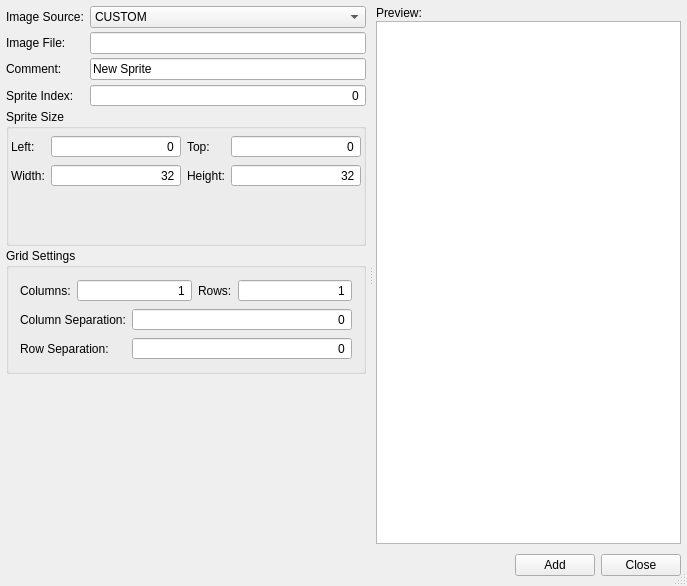
<?xml version="1.0" encoding="UTF-8"?>
<ui version="4.0">
 <class>AniEditorAddSpriteClass</class>
 <widget class="QDialog" name="AniEditorAddSpriteClass">
  <property name="geometry">
   <rect>
    <x>0</x>
    <y>0</y>
    <width>687</width>
    <height>586</height>
   </rect>
  </property>
  <property name="windowTitle">
   <string>Add Sprites</string>
  </property>
  <property name="sizeGripEnabled">
   <bool>true</bool>
  </property>
  <layout class="QVBoxLayout" name="verticalLayout_4">
   <property name="spacing">
    <number>2</number>
   </property>
   <property name="leftMargin">
    <number>2</number>
   </property>
   <property name="topMargin">
    <number>2</number>
   </property>
   <property name="rightMargin">
    <number>2</number>
   </property>
   <property name="bottomMargin">
    <number>2</number>
   </property>
   <item>
    <widget class="QSplitter" name="splitter">
     <property name="orientation">
      <enum>Qt::Orientation::Horizontal</enum>
     </property>
     <property name="handleWidth">
      <number>2</number>
     </property>
     <widget class="QWidget" name="widget_3" native="true">
      <layout class="QVBoxLayout" name="verticalLayout">
       <property name="spacing">
        <number>2</number>
       </property>
       <property name="leftMargin">
        <number>4</number>
       </property>
       <property name="topMargin">
        <number>4</number>
       </property>
       <property name="rightMargin">
        <number>4</number>
       </property>
       <property name="bottomMargin">
        <number>4</number>
       </property>
       <item>
        <widget class="QWidget" name="widget" native="true">
         <property name="sizePolicy">
          <sizepolicy hsizetype="Preferred" vsizetype="Maximum">
           <horstretch>0</horstretch>
           <verstretch>0</verstretch>
          </sizepolicy>
         </property>
         <layout class="QFormLayout" name="formLayout">
          <property name="verticalSpacing">
           <number>4</number>
          </property>
          <property name="leftMargin">
           <number>0</number>
          </property>
          <property name="topMargin">
           <number>0</number>
          </property>
          <property name="rightMargin">
           <number>0</number>
          </property>
          <property name="bottomMargin">
           <number>0</number>
          </property>
          <item row="0" column="0">
           <widget class="QLabel" name="imageSourceLabel">
            <property name="text">
             <string>Image Source:</string>
            </property>
           </widget>
          </item>
          <item row="0" column="1">
           <widget class="QComboBox" name="imageSourceComboBox">
            <item>
             <property name="text">
              <string>CUSTOM</string>
             </property>
            </item>
            <item>
             <property name="text">
              <string>SPRITES</string>
             </property>
            </item>
            <item>
             <property name="text">
              <string>BODY</string>
             </property>
            </item>
            <item>
             <property name="text">
              <string>HEAD</string>
             </property>
            </item>
            <item>
             <property name="text">
              <string>SWORD</string>
             </property>
            </item>
            <item>
             <property name="text">
              <string>SHIELD</string>
             </property>
            </item>
            <item>
             <property name="text">
              <string>HORSE</string>
             </property>
            </item>
            <item>
             <property name="text">
              <string>PICS</string>
             </property>
            </item>
            <item>
             <property name="text">
              <string>ATTR1</string>
             </property>
            </item>
            <item>
             <property name="text">
              <string>ATTR2</string>
             </property>
            </item>
            <item>
             <property name="text">
              <string>ATTR3</string>
             </property>
            </item>
            <item>
             <property name="text">
              <string>ATTR4</string>
             </property>
            </item>
            <item>
             <property name="text">
              <string>ATTR5</string>
             </property>
            </item>
            <item>
             <property name="text">
              <string>ATTR6</string>
             </property>
            </item>
            <item>
             <property name="text">
              <string>ATTR7</string>
             </property>
            </item>
            <item>
             <property name="text">
              <string>ATTR8</string>
             </property>
            </item>
            <item>
             <property name="text">
              <string>ATTR9</string>
             </property>
            </item>
            <item>
             <property name="text">
              <string>ATTR10</string>
             </property>
            </item>
            <item>
             <property name="text">
              <string>PARAM1</string>
             </property>
            </item>
            <item>
             <property name="text">
              <string>PARAM2</string>
             </property>
            </item>
            <item>
             <property name="text">
              <string>PARAM3</string>
             </property>
            </item>
            <item>
             <property name="text">
              <string>PARAM4</string>
             </property>
            </item>
            <item>
             <property name="text">
              <string>PARAM5</string>
             </property>
            </item>
            <item>
             <property name="text">
              <string>PARAM6</string>
             </property>
            </item>
            <item>
             <property name="text">
              <string>PARAM7</string>
             </property>
            </item>
            <item>
             <property name="text">
              <string>PARAM8</string>
             </property>
            </item>
            <item>
             <property name="text">
              <string>PARAM9</string>
             </property>
            </item>
            <item>
             <property name="text">
              <string>PARAM10</string>
             </property>
            </item>
           </widget>
          </item>
          <item row="1" column="0">
           <widget class="QLabel" name="imageFileLabel">
            <property name="text">
             <string>Image File:</string>
            </property>
           </widget>
          </item>
          <item row="1" column="1">
           <widget class="QLineEdit" name="imageFileLineEdit"/>
          </item>
          <item row="2" column="0">
           <widget class="QLabel" name="commentLabel">
            <property name="text">
             <string>Comment:</string>
            </property>
           </widget>
          </item>
          <item row="2" column="1">
           <widget class="QLineEdit" name="commentLineEdit">
            <property name="text">
             <string>New Sprite</string>
            </property>
           </widget>
          </item>
          <item row="3" column="0">
           <widget class="QLabel" name="spriteIndexLabel">
            <property name="text">
             <string>Sprite Index:</string>
            </property>
           </widget>
          </item>
          <item row="3" column="1">
           <widget class="QSpinBox" name="spiteIndexSpinBox">
            <property name="alignment">
             <set>Qt::AlignmentFlag::AlignRight|Qt::AlignmentFlag::AlignTrailing|Qt::AlignmentFlag::AlignVCenter</set>
            </property>
            <property name="buttonSymbols">
             <enum>QAbstractSpinBox::ButtonSymbols::NoButtons</enum>
            </property>
            <property name="minimum">
             <number>-9999999</number>
            </property>
            <property name="maximum">
             <number>99999999</number>
            </property>
           </widget>
          </item>
         </layout>
        </widget>
       </item>
       <item>
        <widget class="QGroupBox" name="groupBox">
         <property name="title">
          <string>Sprite Size</string>
         </property>
         <layout class="QVBoxLayout" name="verticalLayout_2">
          <property name="spacing">
           <number>2</number>
          </property>
          <property name="leftMargin">
           <number>2</number>
          </property>
          <property name="topMargin">
           <number>6</number>
          </property>
          <property name="rightMargin">
           <number>2</number>
          </property>
          <property name="bottomMargin">
           <number>2</number>
          </property>
          <item>
           <layout class="QGridLayout" name="gridLayout">
            <item row="0" column="2">
             <widget class="QSpinBox" name="leftSpinBox">
              <property name="alignment">
               <set>Qt::AlignmentFlag::AlignRight|Qt::AlignmentFlag::AlignTrailing|Qt::AlignmentFlag::AlignVCenter</set>
              </property>
              <property name="buttonSymbols">
               <enum>QAbstractSpinBox::ButtonSymbols::NoButtons</enum>
              </property>
              <property name="maximum">
               <number>9999999</number>
              </property>
             </widget>
            </item>
            <item row="0" column="3">
             <widget class="QLabel" name="label_2">
              <property name="sizePolicy">
               <sizepolicy hsizetype="Maximum" vsizetype="Preferred">
                <horstretch>0</horstretch>
                <verstretch>0</verstretch>
               </sizepolicy>
              </property>
              <property name="text">
               <string>Top:</string>
              </property>
             </widget>
            </item>
            <item row="0" column="1">
             <widget class="QLabel" name="label">
              <property name="sizePolicy">
               <sizepolicy hsizetype="Maximum" vsizetype="Preferred">
                <horstretch>0</horstretch>
                <verstretch>0</verstretch>
               </sizepolicy>
              </property>
              <property name="text">
               <string>Left:</string>
              </property>
             </widget>
            </item>
            <item row="0" column="4">
             <widget class="QSpinBox" name="topSpinBox">
              <property name="alignment">
               <set>Qt::AlignmentFlag::AlignRight|Qt::AlignmentFlag::AlignTrailing|Qt::AlignmentFlag::AlignVCenter</set>
              </property>
              <property name="buttonSymbols">
               <enum>QAbstractSpinBox::ButtonSymbols::NoButtons</enum>
              </property>
              <property name="maximum">
               <number>9999999</number>
              </property>
             </widget>
            </item>
            <item row="1" column="1">
             <widget class="QLabel" name="label_3">
              <property name="sizePolicy">
               <sizepolicy hsizetype="Maximum" vsizetype="Preferred">
                <horstretch>0</horstretch>
                <verstretch>0</verstretch>
               </sizepolicy>
              </property>
              <property name="text">
               <string>Width:</string>
              </property>
             </widget>
            </item>
            <item row="1" column="2">
             <widget class="QSpinBox" name="widthSpinBox">
              <property name="alignment">
               <set>Qt::AlignmentFlag::AlignRight|Qt::AlignmentFlag::AlignTrailing|Qt::AlignmentFlag::AlignVCenter</set>
              </property>
              <property name="buttonSymbols">
               <enum>QAbstractSpinBox::ButtonSymbols::NoButtons</enum>
              </property>
              <property name="maximum">
               <number>9999999</number>
              </property>
              <property name="value">
               <number>32</number>
              </property>
             </widget>
            </item>
            <item row="1" column="3">
             <widget class="QLabel" name="label_4">
              <property name="sizePolicy">
               <sizepolicy hsizetype="Maximum" vsizetype="Preferred">
                <horstretch>0</horstretch>
                <verstretch>0</verstretch>
               </sizepolicy>
              </property>
              <property name="text">
               <string>Height:</string>
              </property>
             </widget>
            </item>
            <item row="1" column="4">
             <widget class="QSpinBox" name="heightSpinBox">
              <property name="alignment">
               <set>Qt::AlignmentFlag::AlignRight|Qt::AlignmentFlag::AlignTrailing|Qt::AlignmentFlag::AlignVCenter</set>
              </property>
              <property name="buttonSymbols">
               <enum>QAbstractSpinBox::ButtonSymbols::NoButtons</enum>
              </property>
              <property name="maximum">
               <number>9999999</number>
              </property>
              <property name="value">
               <number>32</number>
              </property>
             </widget>
            </item>
           </layout>
          </item>
          <item>
           <widget class="QWidget" name="widget_5" native="true">
            <property name="minimumSize">
             <size>
              <width>0</width>
              <height>32</height>
             </size>
            </property>
            <layout class="QHBoxLayout" name="horizontalLayout_2">
             <property name="spacing">
              <number>2</number>
             </property>
             <property name="leftMargin">
              <number>0</number>
             </property>
             <property name="topMargin">
              <number>0</number>
             </property>
             <property name="rightMargin">
              <number>0</number>
             </property>
             <property name="bottomMargin">
              <number>0</number>
             </property>
             <item>
              <spacer name="horizontalSpacer_2">
               <property name="orientation">
                <enum>Qt::Orientation::Horizontal</enum>
               </property>
               <property name="sizeHint" stdset="0">
                <size>
                 <width>269</width>
                 <height>20</height>
                </size>
               </property>
              </spacer>
             </item>
             <item>
              <widget class="QToolButton" name="magicWandButton">
               <property name="toolTip">
                <string>Auto Detect Sprite</string>
               </property>
               <property name="text">
                <string/>
               </property>
               <property name="icon">
                <iconset resource="../../Resources/MainWindow.qrc">
                 <normaloff>:/MainWindow/icons/tinycolor/icons8-magic-wand-16.png</normaloff>:/MainWindow/icons/tinycolor/icons8-magic-wand-16.png</iconset>
               </property>
               <property name="checkable">
                <bool>true</bool>
               </property>
               <property name="autoRaise">
                <bool>true</bool>
               </property>
              </widget>
             </item>
            </layout>
           </widget>
          </item>
          <item>
           <spacer name="verticalSpacer_2">
            <property name="orientation">
             <enum>Qt::Orientation::Vertical</enum>
            </property>
            <property name="sizeType">
             <enum>QSizePolicy::Policy::Fixed</enum>
            </property>
            <property name="sizeHint" stdset="0">
             <size>
              <width>20</width>
              <height>20</height>
             </size>
            </property>
           </spacer>
          </item>
         </layout>
        </widget>
       </item>
       <item>
        <widget class="QGroupBox" name="groupBox_2">
         <property name="title">
          <string>Grid Settings</string>
         </property>
         <layout class="QVBoxLayout" name="verticalLayout_5">
          <item>
           <layout class="QGridLayout" name="gridLayout_2">
            <item row="0" column="2">
             <widget class="QLabel" name="label_6">
              <property name="sizePolicy">
               <sizepolicy hsizetype="Maximum" vsizetype="Preferred">
                <horstretch>0</horstretch>
                <verstretch>0</verstretch>
               </sizepolicy>
              </property>
              <property name="text">
               <string>Columns:</string>
              </property>
             </widget>
            </item>
            <item row="0" column="3">
             <widget class="QSpinBox" name="gridColumnsSpinBox">
              <property name="alignment">
               <set>Qt::AlignmentFlag::AlignRight|Qt::AlignmentFlag::AlignTrailing|Qt::AlignmentFlag::AlignVCenter</set>
              </property>
              <property name="buttonSymbols">
               <enum>QAbstractSpinBox::ButtonSymbols::NoButtons</enum>
              </property>
              <property name="minimum">
               <number>1</number>
              </property>
              <property name="maximum">
               <number>9999</number>
              </property>
              <property name="value">
               <number>1</number>
              </property>
             </widget>
            </item>
            <item row="0" column="4">
             <widget class="QLabel" name="label_5">
              <property name="sizePolicy">
               <sizepolicy hsizetype="Maximum" vsizetype="Preferred">
                <horstretch>0</horstretch>
                <verstretch>0</verstretch>
               </sizepolicy>
              </property>
              <property name="text">
               <string>Rows:</string>
              </property>
             </widget>
            </item>
            <item row="0" column="5">
             <widget class="QSpinBox" name="gridRowsSpinBox">
              <property name="alignment">
               <set>Qt::AlignmentFlag::AlignRight|Qt::AlignmentFlag::AlignTrailing|Qt::AlignmentFlag::AlignVCenter</set>
              </property>
              <property name="buttonSymbols">
               <enum>QAbstractSpinBox::ButtonSymbols::NoButtons</enum>
              </property>
              <property name="minimum">
               <number>1</number>
              </property>
              <property name="maximum">
               <number>9999</number>
              </property>
              <property name="value">
               <number>1</number>
              </property>
             </widget>
            </item>
           </layout>
          </item>
          <item>
           <layout class="QGridLayout" name="gridLayout_4">
            <item row="0" column="0">
             <widget class="QLabel" name="label_7">
              <property name="sizePolicy">
               <sizepolicy hsizetype="Maximum" vsizetype="Preferred">
                <horstretch>0</horstretch>
                <verstretch>0</verstretch>
               </sizepolicy>
              </property>
              <property name="text">
               <string>Column Separation:</string>
              </property>
             </widget>
            </item>
            <item row="0" column="1">
             <widget class="QSpinBox" name="columnSeparationSpinBox">
              <property name="alignment">
               <set>Qt::AlignmentFlag::AlignRight|Qt::AlignmentFlag::AlignTrailing|Qt::AlignmentFlag::AlignVCenter</set>
              </property>
              <property name="buttonSymbols">
               <enum>QAbstractSpinBox::ButtonSymbols::NoButtons</enum>
              </property>
              <property name="maximum">
               <number>99999</number>
              </property>
             </widget>
            </item>
            <item row="1" column="0">
             <widget class="QLabel" name="label_8">
              <property name="sizePolicy">
               <sizepolicy hsizetype="Maximum" vsizetype="Preferred">
                <horstretch>0</horstretch>
                <verstretch>0</verstretch>
               </sizepolicy>
              </property>
              <property name="text">
               <string>Row Separation:</string>
              </property>
             </widget>
            </item>
            <item row="1" column="1">
             <widget class="QSpinBox" name="rowSeparationSpinBox">
              <property name="alignment">
               <set>Qt::AlignmentFlag::AlignRight|Qt::AlignmentFlag::AlignTrailing|Qt::AlignmentFlag::AlignVCenter</set>
              </property>
              <property name="buttonSymbols">
               <enum>QAbstractSpinBox::ButtonSymbols::NoButtons</enum>
              </property>
              <property name="maximum">
               <number>99999</number>
              </property>
             </widget>
            </item>
           </layout>
          </item>
         </layout>
        </widget>
       </item>
       <item>
        <spacer name="verticalSpacer">
         <property name="orientation">
          <enum>Qt::Orientation::Vertical</enum>
         </property>
         <property name="sizeHint" stdset="0">
          <size>
           <width>20</width>
           <height>40</height>
          </size>
         </property>
        </spacer>
       </item>
      </layout>
     </widget>
     <widget class="QWidget" name="widget_2" native="true">
      <layout class="QVBoxLayout" name="verticalLayout_3">
       <property name="spacing">
        <number>1</number>
       </property>
       <property name="leftMargin">
        <number>4</number>
       </property>
       <property name="topMargin">
        <number>4</number>
       </property>
       <property name="rightMargin">
        <number>4</number>
       </property>
       <property name="bottomMargin">
        <number>4</number>
       </property>
       <item>
        <widget class="QLabel" name="label_9">
         <property name="text">
          <string>Preview:</string>
         </property>
        </widget>
       </item>
       <item>
        <widget class="TilesEditor::GraphicsView" name="graphicsView">
         <property name="alignment">
          <set>Qt::AlignmentFlag::AlignLeading|Qt::AlignmentFlag::AlignLeft|Qt::AlignmentFlag::AlignTop</set>
         </property>
        </widget>
       </item>
      </layout>
     </widget>
    </widget>
   </item>
   <item>
    <widget class="QWidget" name="widget_4" native="true">
     <property name="sizePolicy">
      <sizepolicy hsizetype="Preferred" vsizetype="Maximum">
       <horstretch>0</horstretch>
       <verstretch>0</verstretch>
      </sizepolicy>
     </property>
     <layout class="QHBoxLayout" name="horizontalLayout">
      <property name="leftMargin">
       <number>4</number>
      </property>
      <property name="topMargin">
       <number>4</number>
      </property>
      <property name="rightMargin">
       <number>4</number>
      </property>
      <property name="bottomMargin">
       <number>8</number>
      </property>
      <item>
       <spacer name="horizontalSpacer">
        <property name="orientation">
         <enum>Qt::Orientation::Horizontal</enum>
        </property>
        <property name="sizeHint" stdset="0">
         <size>
          <width>417</width>
          <height>20</height>
         </size>
        </property>
       </spacer>
      </item>
      <item>
       <widget class="QPushButton" name="addButton">
        <property name="text">
         <string>Add</string>
        </property>
        <property name="autoDefault">
         <bool>false</bool>
        </property>
       </widget>
      </item>
      <item>
       <widget class="QPushButton" name="cancelButton">
        <property name="text">
         <string>Close</string>
        </property>
        <property name="autoDefault">
         <bool>false</bool>
        </property>
       </widget>
      </item>
     </layout>
    </widget>
   </item>
  </layout>
 </widget>
 <layoutdefault spacing="6" margin="11"/>
 <customwidgets>
  <customwidget>
   <class>TilesEditor::GraphicsView</class>
   <extends>QGraphicsView</extends>
   <header location="global">GraphicsView.h</header>
  </customwidget>
 </customwidgets>
 <resources>
  <include location="../../Resources/MainWindow.qrc"/>
 </resources>
 <connections>
  <connection>
   <sender>cancelButton</sender>
   <signal>clicked()</signal>
   <receiver>AniEditorAddSpriteClass</receiver>
   <slot>reject()</slot>
   <hints>
    <hint type="sourcelabel">
     <x>712</x>
     <y>539</y>
    </hint>
    <hint type="destinationlabel">
     <x>377</x>
     <y>280</y>
    </hint>
   </hints>
  </connection>
 </connections>
</ui>
